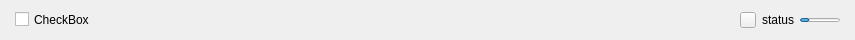
<?xml version="1.0" encoding="UTF-8"?>
<ui version="4.0">
 <class>UBTDownloadListItemWidget</class>
 <widget class="QWidget" name="UBTDownloadListItemWidget">
  <property name="geometry">
   <rect>
    <x>0</x>
    <y>0</y>
    <width>855</width>
    <height>40</height>
   </rect>
  </property>
  <property name="sizePolicy">
   <sizepolicy hsizetype="Preferred" vsizetype="Fixed">
    <horstretch>0</horstretch>
    <verstretch>0</verstretch>
   </sizepolicy>
  </property>
  <property name="minimumSize">
   <size>
    <width>0</width>
    <height>40</height>
   </size>
  </property>
  <property name="maximumSize">
   <size>
    <width>16777215</width>
    <height>40</height>
   </size>
  </property>
  <property name="windowTitle">
   <string>Form</string>
  </property>
  <layout class="QHBoxLayout" name="horizontalLayout">
   <property name="leftMargin">
    <number>15</number>
   </property>
   <property name="rightMargin">
    <number>15</number>
   </property>
   <item>
    <widget class="QCheckBox" name="downloadItemName">
     <property name="minimumSize">
      <size>
       <width>0</width>
       <height>15</height>
      </size>
     </property>
     <property name="maximumSize">
      <size>
       <width>16777215</width>
       <height>15</height>
      </size>
     </property>
     <property name="text">
      <string>CheckBox</string>
     </property>
    </widget>
   </item>
   <item>
    <spacer name="horizontalSpacer">
     <property name="orientation">
      <enum>Qt::Horizontal</enum>
     </property>
     <property name="sizeHint" stdset="0">
      <size>
       <width>40</width>
       <height>20</height>
      </size>
     </property>
    </spacer>
   </item>
   <item>
    <widget class="QPushButton" name="videoRedownloadBtn">
     <property name="sizePolicy">
      <sizepolicy hsizetype="Fixed" vsizetype="Fixed">
       <horstretch>0</horstretch>
       <verstretch>0</verstretch>
      </sizepolicy>
     </property>
     <property name="minimumSize">
      <size>
       <width>16</width>
       <height>16</height>
      </size>
     </property>
     <property name="maximumSize">
      <size>
       <width>16</width>
       <height>16</height>
      </size>
     </property>
     <property name="focusPolicy">
      <enum>Qt::NoFocus</enum>
     </property>
     <property name="text">
      <string/>
     </property>
    </widget>
   </item>
   <item>
    <widget class="QLabel" name="statusLbl">
     <property name="sizePolicy">
      <sizepolicy hsizetype="Preferred" vsizetype="Fixed">
       <horstretch>0</horstretch>
       <verstretch>0</verstretch>
      </sizepolicy>
     </property>
     <property name="minimumSize">
      <size>
       <width>0</width>
       <height>15</height>
      </size>
     </property>
     <property name="maximumSize">
      <size>
       <width>16777215</width>
       <height>15</height>
      </size>
     </property>
     <property name="lineWidth">
      <number>0</number>
     </property>
     <property name="text">
      <string>status</string>
     </property>
    </widget>
   </item>
   <item>
    <widget class="QProgressBar" name="downloadProgress">
     <property name="sizePolicy">
      <sizepolicy hsizetype="Fixed" vsizetype="Fixed">
       <horstretch>0</horstretch>
       <verstretch>0</verstretch>
      </sizepolicy>
     </property>
     <property name="minimumSize">
      <size>
       <width>40</width>
       <height>4</height>
      </size>
     </property>
     <property name="maximumSize">
      <size>
       <width>40</width>
       <height>4</height>
      </size>
     </property>
     <property name="value">
      <number>24</number>
     </property>
     <property name="textVisible">
      <bool>false</bool>
     </property>
    </widget>
   </item>
  </layout>
 </widget>
 <resources/>
 <connections/>
</ui>
